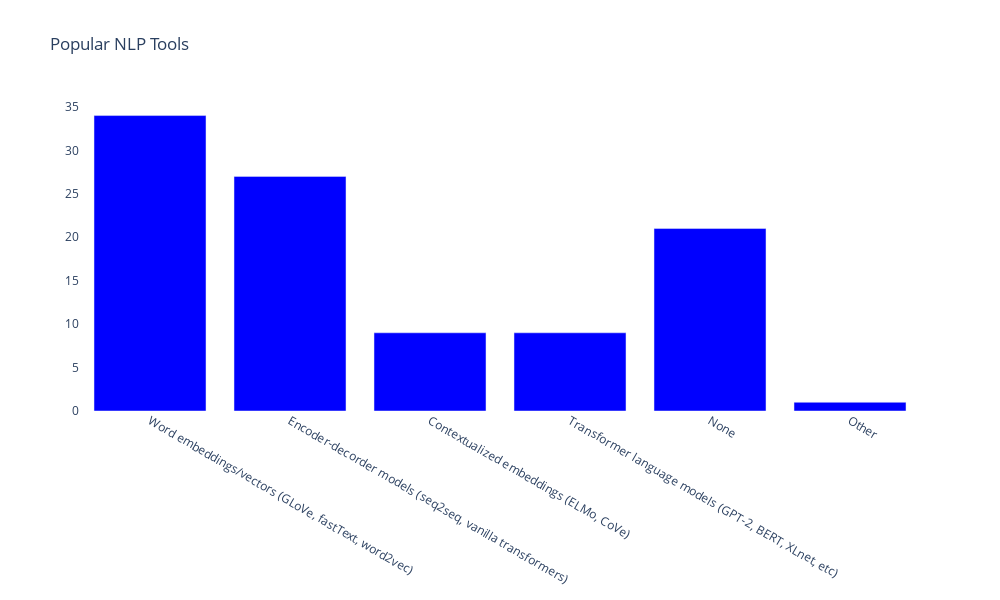

The cell this chart's notebook holds for it:
### Code cell
fig = plot_choice_var(var='Q27', title_name='NLP Tools')
iplot(fig);

### Figure 1 — Plotly figure (JSON) as saved in the notebook; plotly's stock layout.template omitted (floating-point values rounded to 4 significant figures)
{"data": [{"marker": {"color": "blue"}, "name": "c", "showlegend": false, "type": "bar", "x": ["Word embeddings/vectors (GLoVe, fastText, word2vec)", "Encoder-decorder models (seq2seq, vanilla transformers)", "Contextualized embeddings (ELMo, CoVe)", "Transformer language models (GPT-2, BERT, XLnet, etc)", "None", "Other"], "y": [34, 27, 9, 9, 21, 1]}], "layout": {"height": 600, "paper_bgcolor": "rgba(0,0,0,0)", "plot_bgcolor": "rgba(0,0,0,0)", "title": {"text": "Popular NLP Tools"}, "width": 1000}}
